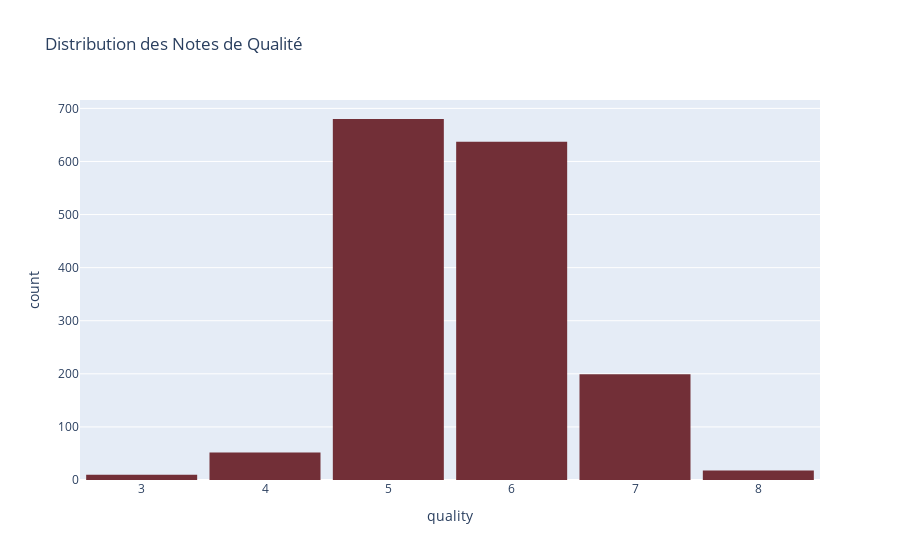

Notebook source saved alongside this figure:
### Markdown cell above
### 3.1. Distribution des Notes

### Code cell
fig = px.histogram(data, x='quality', 
                   title='Distribution des Notes de Qualité',
                   color_discrete_sequence=['#722F37'],
                   nbins=10)
fig.update_layout(bargap=0.1)
fig.show()

### Figure 1 — Plotly figure (JSON) as saved in the notebook; plotly's stock layout.template omitted (floating-point values rounded to 4 significant figures; data arrays with more than 128 entries replaced by an {"elided": "..."} marker saying what was removed)
{"data": [{"alignmentgroup": "True", "bingroup": "x", "hovertemplate": "quality=%{x}<br>count=%{y}<extra></extra>", "legendgroup": "", "marker": {"color": "#722F37", "pattern": {"shape": ""}}, "name": "", "nbinsx": 10, "offsetgroup": "", "orientation": "v", "showlegend": false, "type": "histogram", "x": {"elided": "1596 int values"}, "xaxis": "x", "yaxis": "y"}], "layout": {"bargap": 0.1, "barmode": "relative", "legend": {"tracegroupgap": 0}, "title": {"text": "Distribution des Notes de Qualité"}, "xaxis": {"anchor": "y", "domain": [0, 1], "title": {"text": "quality"}}, "yaxis": {"anchor": "x", "domain": [0, 1], "title": {"text": "count"}}}}
